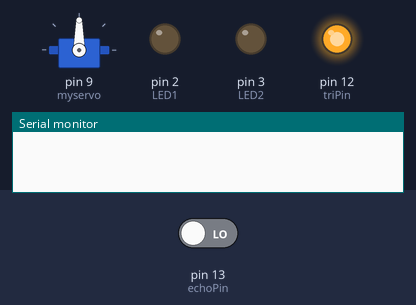
This sketch was run on a simulated Arduino Uno, built with avr-gcc and run on an emulated ATmega328P. Shown: servo, output pins drawn as LEDs (lit = HIGH), the last lines printed to the serial monitor. Inputs (shaded band) come from the test bench; at power-on: pin 13 (echoPin) LOW.

Above: at 0.1 s.
At 1.1 s:
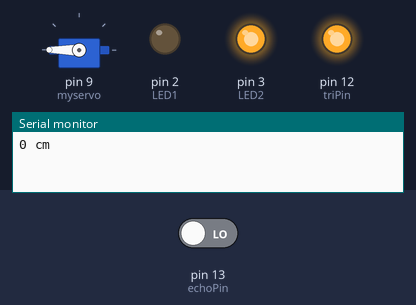
Timing chart, 0 to 2.6 s (numbered marks = the images above):
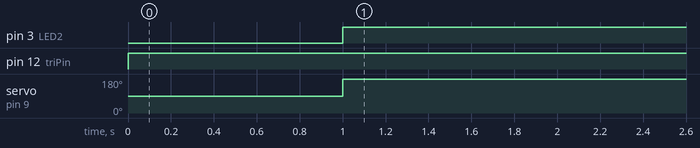

The sketch:

99007888_-_water_level.ino
```cpp
#include <NewPing.h>
#include <Servo.h>
#define triPin 12
#define echoPin 13
#define MAXIMUM_DISTANCE 100
NewPing sonar(triPin, echoPin, MAXIMUM_DISTANCE);
int LED2= 3, LED1 = 2;
Servo myservo;

void setup() {


  Serial.begin (115200);
    pinMode(LED1, OUTPUT);
  pinMode(LED2, OUTPUT);
  pinMode(triPin, OUTPUT);
  pinMode(echoPin, INPUT);

  myservo.attach(9);

}

void loop() {

int Threshold,posisi=0,i;
int duration;
  digitalWrite(triPin, LOW);
  delayMicroseconds(5);
  digitalWrite(triPin, HIGH);
  delayMicroseconds(10);
  digitalWrite(triPin, HIGH);
  duration = pulseIn(echoPin, HIGH);
  Threshold = (duration/2)/29.1;
    Serial.print(Threshold);
    Serial.println(" cm");

    //condition for output
if(Threshold<= 6)
  {
    digitalWrite(LED1, LOW);
    digitalWrite(LED2, HIGH);
    myservo.write(180);
}
  else{
    digitalWrite(LED2, LOW);
      digitalWrite(LED1, HIGH);
      myservo.write(90);
  }
  delay(200);


}
```

Measured:
- by itself, pin 3 (LED2): LOW → HIGH at 1.0 s
- by itself, pin 12 (triPin): LOW → HIGH at 0.00 s
- by itself, servo on pin 9 (myservo): 90° → 180° at 1.0 s
